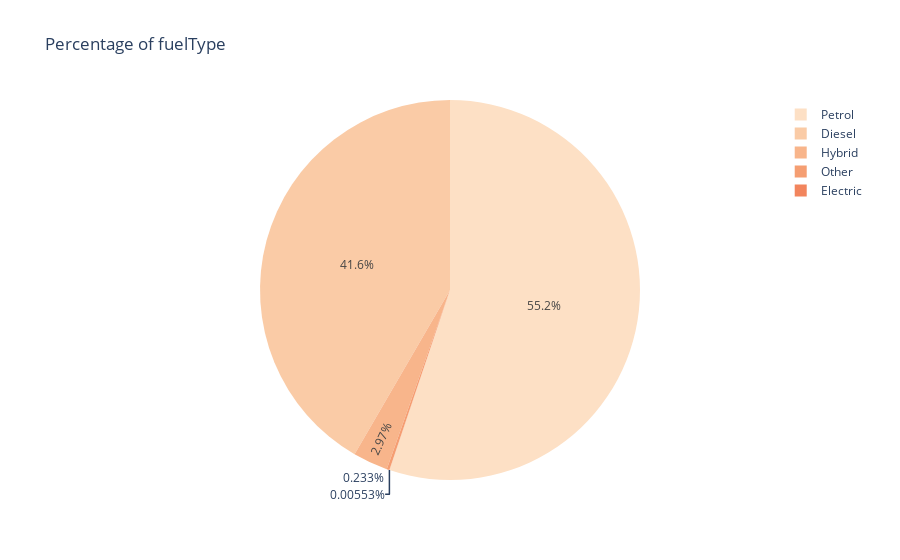

Source (notebook cell):
### Code cell
fig = px.pie(df_ft,
            names='fuelType',
            values='jumlah',
            title='Percentage of fuelType',
            color_discrete_sequence=px.colors.sequential.Peach
            )
fig.show()

### Figure 1 — Plotly figure (JSON) as saved in the notebook; plotly's stock layout.template omitted (floating-point values rounded to 4 significant figures)
{"data": [{"domain": {"x": [0, 1], "y": [0, 1]}, "hovertemplate": "fuelType=%{label}<br>jumlah=%{value}<extra></extra>", "labels": ["Diesel", "Electric", "Hybrid", "Other", "Petrol"], "legendgroup": "", "name": "", "showlegend": true, "type": "pie", "values": [45177, 6, 3229, 253, 59874]}], "layout": {"legend": {"tracegroupgap": 0}, "piecolorway": ["rgb(253, 224, 197)", "rgb(250, 203, 166)", "rgb(248, 181, 139)", "rgb(245, 158, 114)", "rgb(242, 133, 93)", "rgb(239, 106, 76)", "rgb(235, 74, 64)"], "title": {"text": "Percentage of fuelType"}}}
